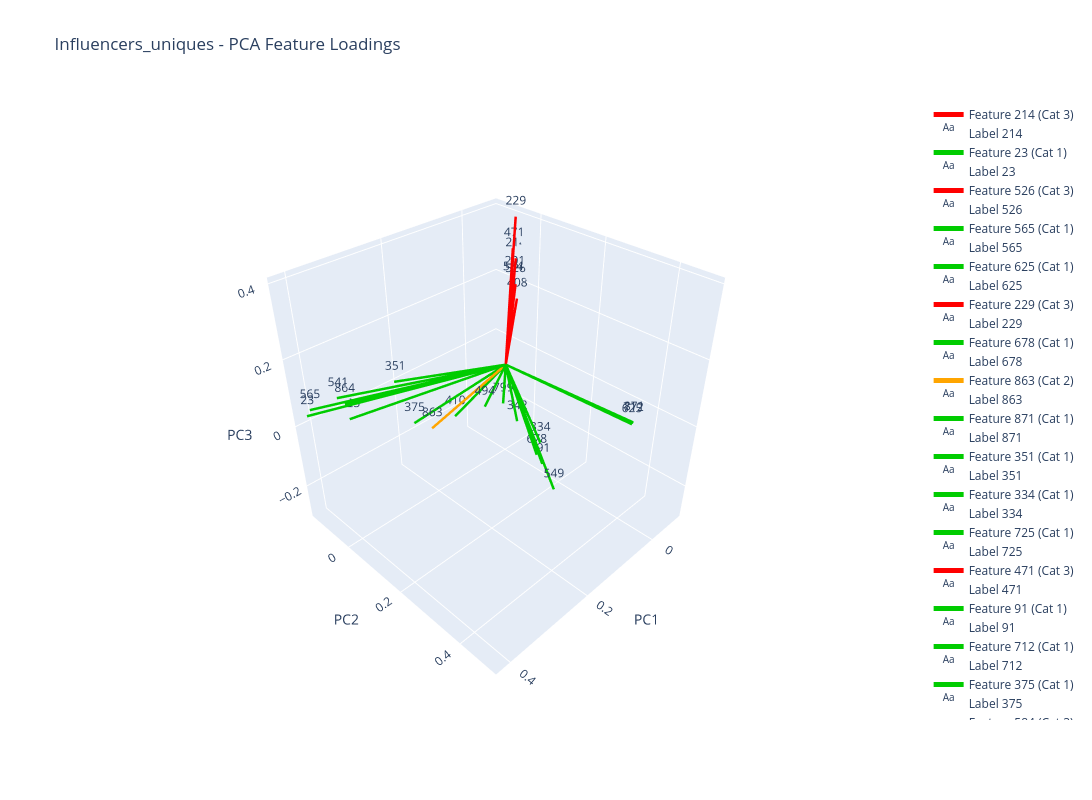

The notebook cell this image was saved under:
### Markdown cell above
## 15.7. Influencers_uniques 3D

### Code cell
# From the loadings dataframe:Influencers_uniques
plot_pca_feature_loadings(Influencers_uniques, results_influencers_uniques_Loadings['Influencers_uniques_loadings_df'],
                                                analysis_results_Influencers_uniques,"Influencers_uniques", plot_3d=True)

### Figure 1 — Plotly figure (JSON) as saved in the notebook; plotly's stock layout.template omitted (floating-point values rounded to 4 significant figures)
{"data": [{"line": {"color": "#FF0000", "width": 5}, "mode": "lines", "name": "Feature 214 (Cat 3)", "type": "scatter3d", "x": [0, -0.07598], "y": [0, -0.05985], "z": [0, 0.2759]}, {"mode": "text", "name": "Label 214", "text": ["214"], "textposition": "top center", "type": "scatter3d", "x": [-0.07598], "y": [-0.05985], "z": [0.2759]}, {"line": {"color": "#00CC00", "width": 5}, "mode": "lines", "name": "Feature 23 (Cat 1)", "type": "scatter3d", "x": [0, 0.4177], "y": [0, -0.1283], "z": [0, 0.0371]}, {"mode": "text", "name": "Label 23", "text": ["23"], "textposition": "top center", "type": "scatter3d", "x": [0.4177], "y": [-0.1283], "z": [0.0371]}, {"line": {"color": "#FF0000", "width": 5}, "mode": "lines", "name": "Feature 526 (Cat 3)", "type": "scatter3d", "x": [0, -0.06847], "y": [0, -0.0505], "z": [0, 0.2036]}, {"mode": "text", "name": "Label 526", "text": ["526"], "textposition": "top center", "type": "scatter3d", "x": [-0.06847], "y": [-0.0505], "z": [0.2036]}, {"line": {"color": "#00CC00", "width": 5}, "mode": "lines", "name": "Feature 565 (Cat 1)", "type": "scatter3d", "x": [0, 0.4154], "y": [0, -0.1156], "z": [0, 0.06126]}, {"mode": "text", "name": "Label 565", "text": ["565"], "textposition": "top center", "type": "scatter3d", "x": [0.4154], "y": [-0.1156], "z": [0.06126]}, {"line": {"color": "#00CC00", "width": 5}, "mode": "lines", "name": "Feature 625 (Cat 1)", "type": "scatter3d", "x": [0, 0.09726], "y": [0, 0.4849], "z": [0, 0.1321]}, {"mode": "text", "name": "Label 625", "text": ["625"], "textposition": "top center", "type": "scatter3d", "x": [0.09726], "y": [0.4849], "z": [0.1321]}, {"line": {"color": "#FF0000", "width": 5}, "mode": "lines", "name": "Feature 229 (Cat 3)", "type": "scatter3d", "x": [0, -0.07933], "y": [0, -0.0666], "z": [0, 0.3936]}, {"mode": "text", "name": "Label 229", "text": ["229"], "textposition": "top center", "type": "scatter3d", "x": [-0.07933], "y": [-0.0666], "z": [0.3936]}, {"line": {"color": "#00CC00", "width": 5}, "mode": "lines", "name": "Feature 678 (Cat 1)", "type": "scatter3d", "x": [0, -0.001683], "y": [0, 0.1189], "z": [0, -0.2602]}, {"mode": "text", "name": "Label 678", "text": ["678"], "textposition": "top center", "type": "scatter3d", "x": [-0.001683], "y": [0.1189], "z": [-0.2602]}, {"line": {"color": "#FFA500", "width": 5}, "mode": "lines", "name": "Feature 863 (Cat 2)", "type": "scatter3d", "x": [0, 0.1762], "y": [0, -0.04987], "z": [0, -0.1302]}, {"mode": "text", "name": "Label 863", "text": ["863"], "textposition": "top center", "type": "scatter3d", "x": [0.1762], "y": [-0.04987], "z": [-0.1302]}, {"line": {"color": "#00CC00", "width": 5}, "mode": "lines", "name": "Feature 871 (Cat 1)", "type": "scatter3d", "x": [0, 0.09661], "y": [0, 0.4862], "z": [0, 0.1379]}, {"mode": "text", "name": "Label 871", "text": ["871"], "textposition": "top center", "type": "scatter3d", "x": [0.09661], "y": [0.4862], "z": [0.1379]}, {"line": {"color": "#00CC00", "width": 5}, "mode": "lines", "name": "Feature 351 (Cat 1)", "type": "scatter3d", "x": [0, 0.2423], "y": [0, -0.08229], "z": [0, 0.05279]}, {"mode": "text", "name": "Label 351", "text": ["351"], "textposition": "top center", "type": "scatter3d", "x": [0.2423], "y": [-0.08229], "z": [0.05279]}, {"line": {"color": "#00CC00", "width": 5}, "mode": "lines", "name": "Feature 334 (Cat 1)", "type": "scatter3d", "x": [0, -0.00474], "y": [0, 0.1267], "z": [0, -0.2124]}, {"mode": "text", "name": "Label 334", "text": ["334"], "textposition": "top center", "type": "scatter3d", "x": [-0.00474], "y": [0.1267], "z": [-0.2124]}, {"line": {"color": "#00CC00", "width": 5}, "mode": "lines", "name": "Feature 725 (Cat 1)", "type": "scatter3d", "x": [0, 0.3255], "y": [0, -0.1359], "z": [0, -0.04135]}, {"mode": "text", "name": "Label 725", "text": ["725"], "textposition": "top center", "type": "scatter3d", "x": [0.3255], "y": [-0.1359], "z": [-0.04135]}, {"line": {"color": "#FF0000", "width": 5}, "mode": "lines", "name": "Feature 471 (Cat 3)", "type": "scatter3d", "x": [0, -0.05815], "y": [0, -0.04956], "z": [0, 0.3167]}, {"mode": "text", "name": "Label 471", "text": ["471"], "textposition": "top center", "type": "scatter3d", "x": [-0.05815], "y": [-0.04956], "z": [0.3167]}, {"line": {"color": "#00CC00", "width": 5}, "mode": "lines", "name": "Feature 91 (Cat 1)", "type": "scatter3d", "x": [0, 0.01777], "y": [0, 0.161], "z": [0, -0.2532]}, {"mode": "text", "name": "Label 91", "text": ["91"], "textposition": "top center", "type": "scatter3d", "x": [0.01777], "y": [0.161], "z": [-0.2532]}, {"line": {"color": "#00CC00", "width": 5}, "mode": "lines", "name": "Feature 712 (Cat 1)", "type": "scatter3d", "x": [0, 0.09751], "y": [0, 0.4879], "z": [0, 0.1377]}, {"mode": "text", "name": "Label 712", "text": ["712"], "textposition": "top center", "type": "scatter3d", "x": [0.09751], "y": [0.4879], "z": [0.1377]}, {"line": {"color": "#00CC00", "width": 5}, "mode": "lines", "name": "Feature 375 (Cat 1)", "type": "scatter3d", "x": [0, 0.1934], "y": [0, -0.095], "z": [0, -0.1253]}, {"mode": "text", "name": "Label 375", "text": ["375"], "textposition": "top center", "type": "scatter3d", "x": [0.1934], "y": [-0.095], "z": [-0.1253]}, {"line": {"color": "#FF0000", "width": 5}, "mode": "lines", "name": "Feature 584 (Cat 3)", "type": "scatter3d", "x": [0, -0.05676], "y": [0, -0.0444], "z": [0, 0.2169]}, {"mode": "text", "name": "Label 584", "text": ["584"], "textposition": "top center", "type": "scatter3d", "x": [-0.05676], "y": [-0.0444], "z": [0.2169]}, {"line": {"color": "#00CC00", "width": 5}, "mode": "lines", "name": "Feature 864 (Cat 1)", "type": "scatter3d", "x": [0, 0.3487], "y": [0, -0.1003], "z": [0, 0.04321]}, {"mode": "text", "name": "Label 864", "text": ["864"], "textposition": "top center", "type": "scatter3d", "x": [0.3487], "y": [-0.1003], "z": [0.04321]}, {"line": {"color": "#FF0000", "width": 5}, "mode": "lines", "name": "Feature 408 (Cat 3)", "type": "scatter3d", "x": [0, -0.0659], "y": [0, -0.04153], "z": [0, 0.1628]}, {"mode": "text", "name": "Label 408", "text": ["408"], "textposition": "top center", "type": "scatter3d", "x": [-0.0659], "y": [-0.04153], "z": [0.1628]}, {"line": {"color": "#00CC00", "width": 5}, "mode": "lines", "name": "Feature 549 (Cat 1)", "type": "scatter3d", "x": [0, 0.03862], "y": [0, 0.2271], "z": [0, -0.2891]}, {"mode": "text", "name": "Label 549", "text": ["549"], "textposition": "top center", "type": "scatter3d", "x": [0.03862], "y": [0.2271], "z": [-0.2891]}, {"line": {"color": "#00CC00", "width": 5}, "mode": "lines", "name": "Feature 799 (Cat 1)", "type": "scatter3d", "x": [0, -0.007894], "y": [0, -0.01853], "z": [0, -0.1513]}, {"mode": "text", "name": "Label 799", "text": ["799"], "textposition": "top center", "type": "scatter3d", "x": [-0.007894], "y": [-0.01853], "z": [-0.1513]}, {"line": {"color": "#00CC00", "width": 5}, "mode": "lines", "name": "Feature 342 (Cat 1)", "type": "scatter3d", "x": [0, -0.02028], "y": [0, 0.02147], "z": [0, -0.2043]}, {"mode": "text", "name": "Label 342", "text": ["342"], "textposition": "top center", "type": "scatter3d", "x": [-0.02028], "y": [0.02147], "z": [-0.2043]}, {"line": {"color": "#00CC00", "width": 5}, "mode": "lines", "name": "Feature 410 (Cat 1)", "type": "scatter3d", "x": [0, 0.09485], "y": [0, -0.0745], "z": [0, -0.1587]}, {"mode": "text", "name": "Label 410", "text": ["410"], "textposition": "top center", "type": "scatter3d", "x": [0.09485], "y": [-0.0745], "z": [-0.1587]}, {"line": {"color": "#00CC00", "width": 5}, "mode": "lines", "name": "Feature 541 (Cat 1)", "type": "scatter3d", "x": [0, 0.3877], "y": [0, -0.04936], "z": [0, 0.1142]}, {"mode": "text", "name": "Label 541", "text": ["541"], "textposition": "top center", "type": "scatter3d", "x": [0.3877], "y": [-0.04936], "z": [0.1142]}, {"line": {"color": "#00CC00", "width": 5}, "mode": "lines", "name": "Feature 494 (Cat 1)", "type": "scatter3d", "x": [0, 0.2775], "y": [0, 0.2798], "z": [0, 0.1923]}, {"mode": "text", "name": "Label 494", "text": ["494"], "textposition": "top center", "type": "scatter3d", "x": [0.2775], "y": [0.2798], "z": [0.1923]}, {"line": {"color": "#FF0000", "width": 5}, "mode": "lines", "name": "Feature 201 (Cat 3)", "type": "scatter3d", "x": [0, -0.05994], "y": [0, -0.0469], "z": [0, 0.2318]}, {"mode": "text", "name": "Label 201", "text": ["201"], "textposition": "top center", "type": "scatter3d", "x": [-0.05994], "y": [-0.0469], "z": [0.2318]}], "layout": {"height": 800, "scene": {"aspectmode": "cube", "camera": {"center": {"x": 0, "y": 0, "z": 0}, "eye": {"x": 1.5, "y": 1.5, "z": 1.5}, "up": {"x": 0, "y": 0, "z": 1}}, "xaxis": {"title": {"text": "PC1"}}, "yaxis": {"title": {"text": "PC2"}}, "zaxis": {"title": {"text": "PC3"}}}, "showlegend": true, "title": {"text": "Influencers_uniques - PCA Feature Loadings"}, "width": 1200}}
